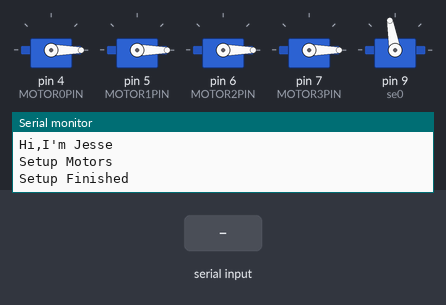
Simulated run of this sketch. Board: Arduino Uno, built with avr-gcc and run on an emulated ATmega328P. On the bench: 5 × servo, the last lines printed to the serial monitor. The inputs (shaded band) are chosen by the test bench.

Above: at 1.2 s.
1.3 s: "t" received over Serial
At 1.77 s:
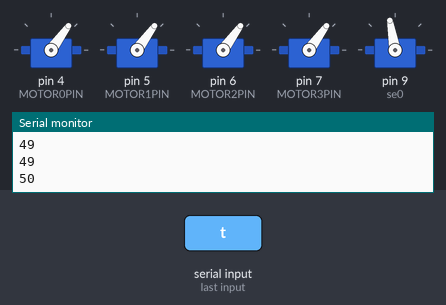
At 4.0 s:
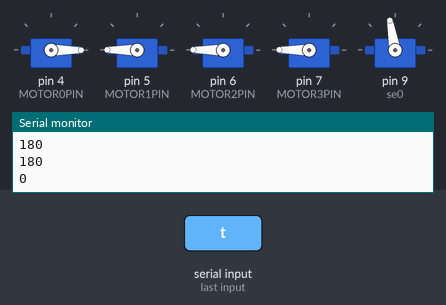
4.3 s: "b" received over Serial
At 5.0 s:
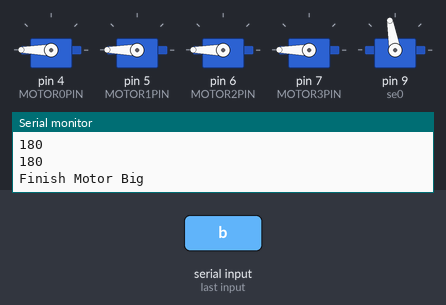
Timing chart, 0 to 7.3 s (numbered marks = the images above; inputs shaded):
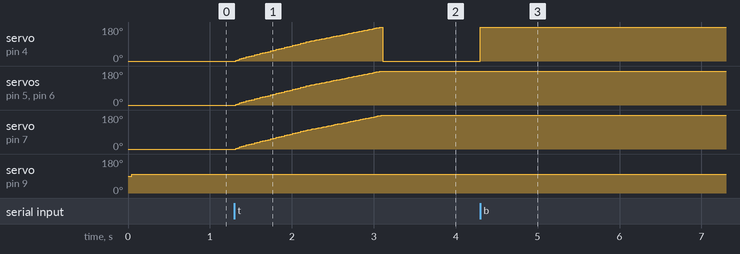

The sketch:

Control.ino
```cpp
#include "Setup.h"
#include "test.h"
#include <Servo.h>
Servo se0;
void setup()
{
    moon=new montior();
    SetupSensors();
    Serial.println("Setup Motors");
    SetupServo();
    Serial.println("Setup Finished");
    se0.attach(9);
}

void loop()
{
    moon->work();
    se0.write(100);
}
```

Setup.h
```cpp
#ifndef __JESSE_CONTROL_SETUP__H__
#define __JESSE_CONTROL_SETUP__H__

#include <Servo.h>
#include "config.h"
#include "motor.h"
#include "montior.h"
//Servo motors;
motor **motors;
void SetupServo();
void SetupSensors();
montior *moon;

#endif
```

Setup.ino
```cpp
#include "Setup.h"
#include "config.h"
#include <Servo.h>

void SetupServo()
{
    motors=new motor*[4];
    motors[0]=new motor(4);
    motors[1]=new motor(5);
    motors[2]=new motor(6);
    motors[3]=new motor(7);
}

void SetupSensors()
{
    //TODO 初始化各路传感器
}
```

montior.h
```cpp
#ifndef __JESSE_CONTROL_MONTIOR_H__
#define __JESSE_CONTROL_MONTIOR_H__
#define sel Serial
class montior
{
public:
    montior();
    void work();
    void Report();
    void println();
};
#endif
```

montior.ino
```cpp
#include "montior.h"
#include "test.h"
#include "Setup.h"
#define DEBUG_MODE

montior::montior()
{
    sel.begin(9600);
    sel.println("Hi,I'm Jesse\n");
    sel.flush();
}
void montior::work()
{
    sel.flush();
    if(sel.available()>0)
    {
        int k=sel.read();
        #ifdef DEBUG_MODE
        sel.print(k);
        #endif
        if(k=='t')
        {
            sel.println("Starting Motor Test");
            TestMotors();
        }
        else if(k=='b')
        {
            sel.println("Cail Motor Big");
            motors[0]->setValue(1);
            motors[1]->setValue(1);
            motors[2]->setValue(1);
            motors[3]->setValue(1);
            delay(5);
            sel.println("Finish Motor Big");
        }

        sel.flush();
    }
}
```

motor.h
```cpp
#ifndef __JESSE__CONTROL_MOTOR_H__
#define __JESSE__CONTROL_MOTOR_H__
#include <Servo.h>

class motor
{
public:
    Servo ser;
    motor(int k);
    void calibrate();
    void setValue(float k);
};

#endif
```

motor.ino
```cpp
#include <Servo.h>
#include "motor.h"
#include "math.h"

motor::motor(int k)
{
    ser.attach(k);
    ser.write(0);
}
void motor::setValue(float k)
{
    ser.write(round(k*180));
    Serial.println(round(k*180));
}
```

test.h
```cpp
//THIS file Privide lots of test
#ifndef __JESSE_CONTROL_TEST_H__
#define __JESSE_CONTROL_TEST_H__

void TestMotors();

#endif
```

test.ino
```cpp
#include "test.h"
void TestMotors()
{
    //for(int j =0 ;j<4;j++)
    {
        for(float i=0;i<1;i+=0.01)
        {
            motors[0]->setValue(i);
            motors[1]->setValue(i);
            motors[2]->setValue(i);
            motors[3]->setValue(i);
            delay(10);
        }
        motors[0]->setValue(0);
    }
}
```

config.h
```cpp
#ifndef __JESSE_CONTROL_CONFIG__H__
#define __JESSE_CONTROL_CONFIG__H__

#define MOTOR0PIN 4
#define MOTOR1PIN 5
#define MOTOR2PIN 6
#define MOTOR3PIN 7

#endif
```

Measured:
- after the input at 1.3 s, servo on pin 4 (MOTOR0PIN): rises from 0° to 180° in 1.8 s, then falls to 0° in 0.02 s; servo on pin 5 (MOTOR1PIN), servo on pin 6 (MOTOR2PIN), servo on pin 7 (MOTOR3PIN): moves from 0° to 180° over 1.8 s, starting at once
- after the input at 4.3 s, servo on pin 4 (MOTOR0PIN): 0° → 180° at once
